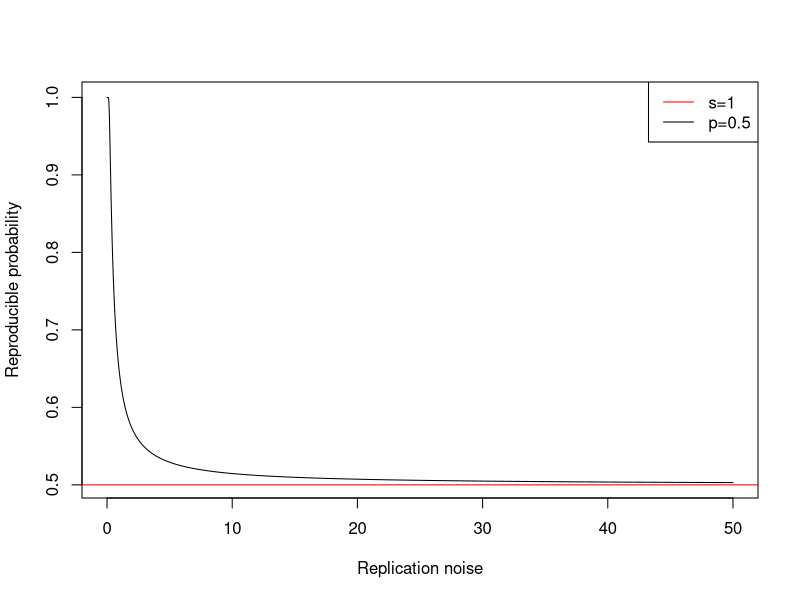

R code for this plot:
x<-seq(0,50,by=0.01)
y<-pnorm((2.32625-1.95996)/x)
plot(x,y,type="l",xlab="Replication noise",ylab="Reproducible probability")
abline(h=0.5,col="Red")
legend("topright",
       legend=c("s=1","p=0.5"),
       col=c("red","black"),
       lty=c(1,1))
